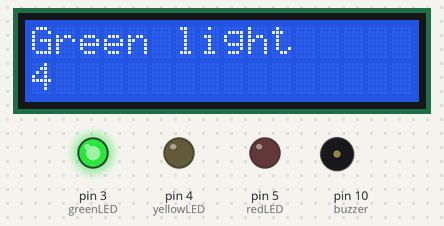
The sketch below on a simulated Arduino Uno, built with avr-gcc and run on an emulated ATmega328P. Shown: 16×2 character LCD, output pins drawn as LEDs (lit = HIGH), buzzer (waves = sounding). Random numbers use the default seed unless the sketch sets one.

Above: at 0.1 s.
At 8.31 s:
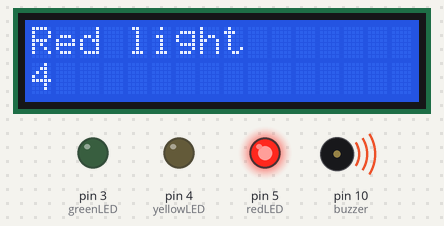
At 17.2 s:
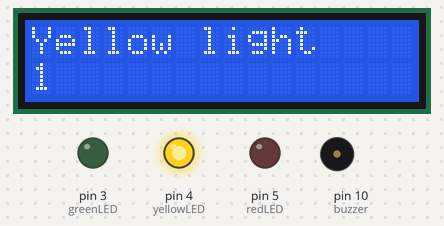
At 24.32 s:
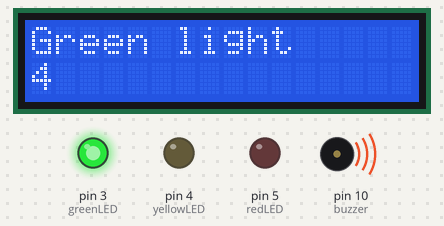
At 26.09 s:
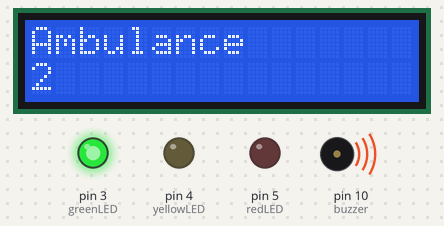
At 35.3 s:
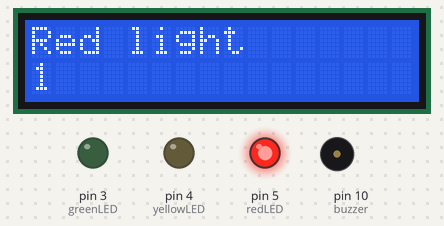
Timing chart, 0 to 37.8 s (numbered marks = the images above):
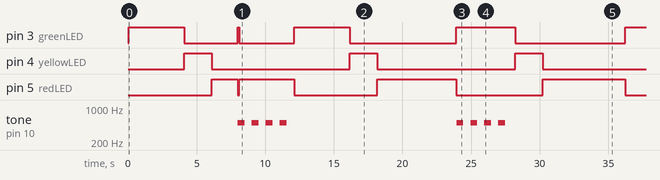

Measured:
- by itself, pin 3 (greenLED): LOW → HIGH at 0.06 s, → LOW 4.0 s later, → HIGH 3.9 s later, → LOW 0.11 s later, … (9 changes in this stretch)
- by itself, pin 4 (yellowLED): alternates HIGH for 2.0 s and LOW for 10.0 s
- by itself, pin 5 (redLED): LOW → HIGH at 6.1 s, → LOW 1.9 s later, → HIGH 0.11 s later, → LOW 4.0 s later, … (8 changes in this stretch)
- by itself, tone on pin 10 (buzzer): goes 3 × (500 Hz 0.50 s, silent 0.51 s), 500 Hz 0.50 s, silent 12.4 s, 3 × (500 Hz 0.50 s, silent 0.51 s), 500 Hz 0.50 s, then silent
- what the display in image 0 shows lasts 1.0 s, from 0.1 s to 1.1 s
- what the display in image 1 shows lasts 0.9 s, from 8.1 s to 9.0 s
- what the display in image 3 shows lasts 0.8 s, from 24.2 s to 25.0 s

The sketch:

Q1.ino
```cpp
#include <Arduino_FreeRTOS.h>
#include <Wire.h>
#include <LiquidCrystal_I2C.h>
int buzzer = 10, greenLED = 3, yellowLED = 4, redLED = 5;

void Normal( void *pvParameters );
void Ambulance( void *pvParameters );
LiquidCrystal_I2C lcd(0x3F, 2, 1, 0, 4, 5, 6, 7, 3, POSITIVE);

void setup()
{
   pinMode(buzzer, OUTPUT);
   pinMode(greenLED, OUTPUT);
   pinMode(yellowLED, OUTPUT);
   pinMode(redLED, OUTPUT);
   lcd.begin(16, 2);
   lcd.backlight();
   xTaskCreate(Normal, (const portCHAR *)"Normal", 128, NULL, 2, NULL);
   xTaskCreate(Ambulance, (const portCHAR *)"Ambulance", 128, NULL, 3, NULL);
}
void loop()
{

}

void Normal( void *pvParameters )
{
  (void) pvParameters;
  int i;
  const TickType_t xDelay = 1000/portTICK_PERIOD_MS;
  for (;;)
  {
    for(i=4; i>0; i--)
    {
      digitalWrite(greenLED, HIGH);
      digitalWrite(yellowLED, LOW);
      digitalWrite(redLED, LOW);
      lcd.clear();
      lcd.setCursor(0, 0);
      lcd.print("Green light");
      lcd.setCursor(0, 1);
      lcd.print(i);
      vTaskDelay(xDelay);
    }
    for(i=2; i>0; i--)
    {
      digitalWrite(yellowLED, HIGH);
      digitalWrite(greenLED, LOW);
      digitalWrite(redLED, LOW);
      lcd.clear();
      lcd.setCursor(0, 0);
      lcd.print("Yellow light");
      lcd.setCursor(0, 1);
      lcd.print(i);
      vTaskDelay(xDelay);
    }
    for(i=6; i>0; i--)
    {
      digitalWrite(redLED, HIGH);
      digitalWrite(greenLED, LOW);
      digitalWrite(yellowLED, LOW);
      lcd.clear();
      lcd.setCursor(0, 0);
      lcd.print("Red light");
      lcd.setCursor(0, 1);
      lcd.print(i);
      vTaskDelay(xDelay);
    }
  }
}

void Ambulance( void *pvParameters )
{
  (void) pvParameters;
  int i, r;
  const TickType_t xDelay = 1000/portTICK_PERIOD_MS;
  for (;;)
  {
    r = random(7, 13);
    vTaskDelay(xDelay*r);
    digitalWrite(greenLED, HIGH);
    digitalWrite(yellowLED, LOW);
    digitalWrite(redLED, LOW);
    for(i=4; i>0; i--)
    {
      lcd.clear();
      lcd.setCursor(0, 0);
      lcd.print("Ambulance");
      lcd.setCursor(0, 1);
      lcd.print(i);
      tone(buzzer, 500, 500);
      delay(1000);
    }
    vTaskDelay(xDelay*(12-r));
  }
}
```
